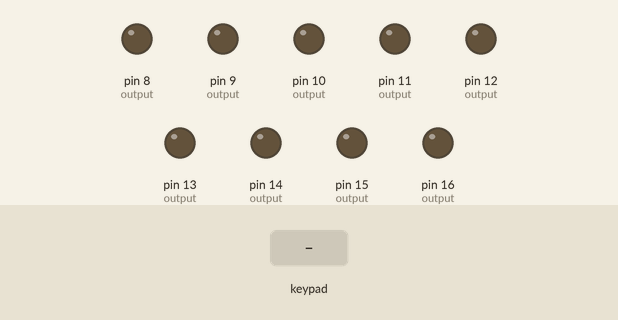
Bench run of a sketch on a simulated Arduino Uno, built with avr-gcc and run on an emulated ATmega328P. Shown: output pins drawn as LEDs (lit = HIGH). Wiring (inferred from the names in the program): 3×3 keypad with keys 1 2 3 4 5 6 7 8 9 (labels assumed): rows pin 2, pin 3, pin 4; columns pin 5, pin 6, pin 7. Inputs (shaded band) come from the test bench. Pins used as bus, display or sensor lines are not drawn.

Above: at 1.2 s.
1.3 s: key '1' pressed
At 1.6 s:
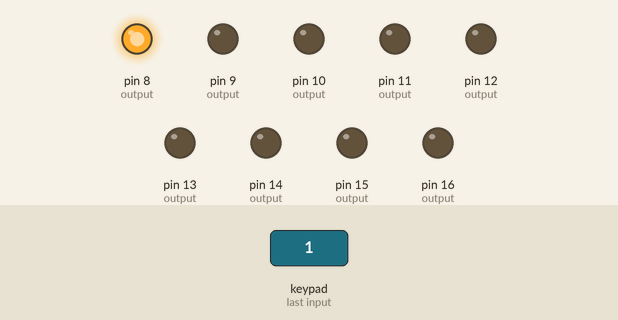
2.8 s: keypad keys 1 2 pressed 0.4 s apart
At 4.2 s:
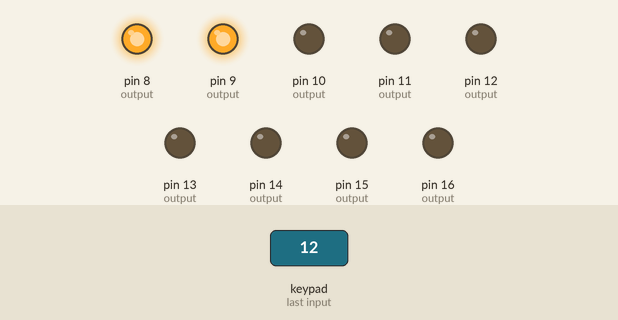
5.1 s: key '3' pressed
At 5.7 s:
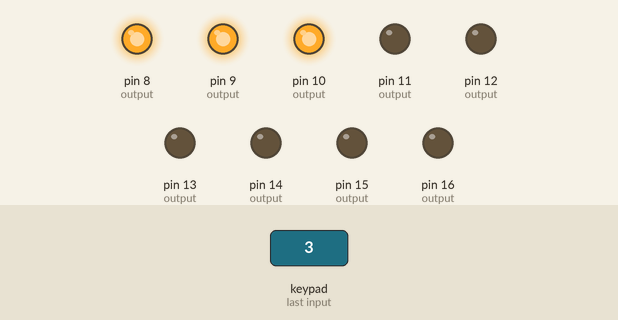
6.6 s: keypad keys 2 5 pressed 0.4 s apart
At 8.3 s:
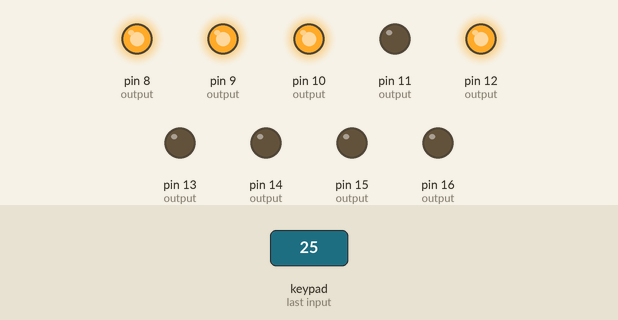
8.9 s: key '4' pressed
At 9.8 s:
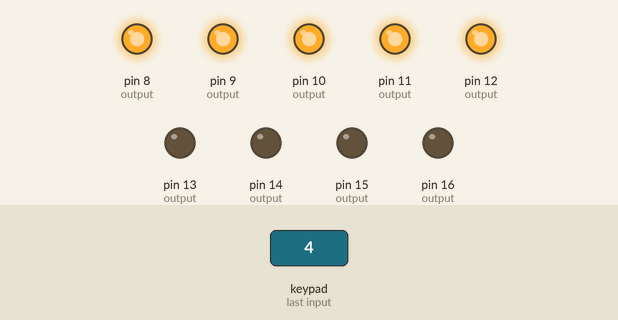
10.4 s: key '6' pressed
At 10.9 s:
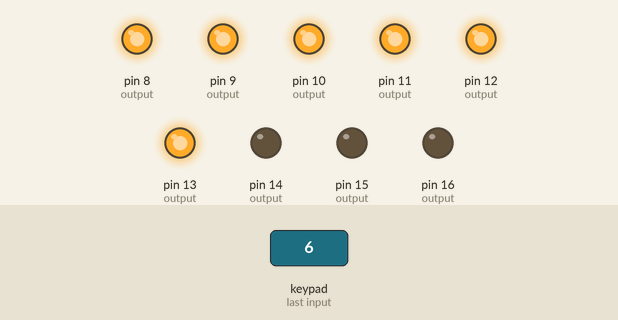
Timing chart, 0 to 12.9 s (numbered marks = the images above; inputs shaded):
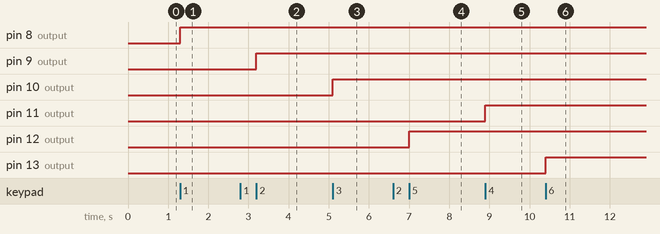

Measured:
- after the input at 1.3 s, pin 8 (output): LOW → HIGH at once
- after the input at 2.8 s, pin 9 (output): LOW → HIGH after 0.40 s
- after the input at 5.1 s, pin 10 (output): LOW → HIGH at once
- after the input at 6.6 s, pin 12 (output): LOW → HIGH after 0.40 s
- after the input at 8.9 s, pin 11 (output): LOW → HIGH at once
- after the input at 10.4 s, pin 13 (output): LOW → HIGH at once

The sketch:

comandi_twingo_v2.ino
```cpp
//Emanuele Manzoni
//in this sript we read renault steering command as a matrix and we send a signal to a preset pin
//pins control npn transistor which close the circuit with a correct resistance value
//it's a good idea to use a digital potentiomeeter instead


byte L[3] = {2, 3, 4};  //rows L0,L1,L2
byte IN[3] = {5, 6, 7}; //cols IN0, IN1, IN2
byte lastRotary = 0;   //to be able to understand which way rotary is rotating
byte output[3][3] = {
  {8, 9, 10},
  {11, 12, 13},
  {14, 15, 16}
};

void next() {                               //function for next track
  //Serial.print("up ");
  //Serial.print(output[2][0]);
  digitalWrite(output[2][0], HIGH);
  delay(50);
  digitalWrite(output[2][0], LOW);
  delay(500);
}

void prev() {                               //function for previous track
  //Serial.print("down");
  //Serial.print(output[2][2]);
  digitalWrite(output[2][2], HIGH);
  delay(50);
  digitalWrite(output[2][2], LOW);
  delay(500);
}

void ordinary(byte i) {                     //function for buttons (L0, L1)
  for (int j = 0; j < 3; j++) {
    delayMicroseconds(5);
    if (digitalRead(IN[j]) == 0) {
      digitalWrite(output[i][j], HIGH);
      //Serial.print("\n output:");
      //Serial.print(output[i][j]);
      while (digitalRead(IN[j]) == LOW)
        delay(40);
    }
  }
}

void rotary() {                             //function for rotary, not the cleanest but it works
  byte temp = lastRotary;
  for (int j = 0; j < 3; j++) {
    delayMicroseconds(5);
    if (digitalRead(IN[j]) == 0)
      temp = j;
  }
  if (temp != lastRotary) {
    switch (lastRotary) {
      case 0:
        if (temp == 1)
          next();
        else if (temp == 2)
          prev();
        break;
      case 1:
        if (temp == 2)
          next();
        else if (temp == 0)
          prev();
        break;
      case 2:
        if (temp == 0)
          next();
        else if (temp == 1)
          prev();
        break;
      default: break;

    }
    for (int j = 0; j < 3; j++) {         // we scan again before saving lastRotary in case it changed during next() or prev()
      delayMicroseconds(5);
      if (digitalRead(IN[j]) == 0)
        lastRotary = j;
    }
  }
}

void setup() {
  Serial.begin(9600);
  for (int i = 0; i < 3; i++)           //set all INx lines high, we'll use low for reading
    pinMode(IN[i], INPUT_PULLUP);

  for (int i = 0; i < 3; i++) {         //set all Lx lines high
    pinMode(L[i], OUTPUT);
    digitalWrite(L[i], HIGH);
  }

  for (int i = 0; i < 3; i++) {         //set all output low
    for (int j = 0; j < 3; j++) {
      pinMode(output[i][j], OUTPUT);
      digitalWrite(output[i][j], LOW);
    }
  }
}

void loop() {
  for (int i = 0; i < 3; i++) {
    digitalWrite(L[i], LOW);
    if (i == 2) {
      rotary();
    }
    else {
      ordinary(i);
    }
    digitalWrite(L[i], HIGH);
  }


}
```
